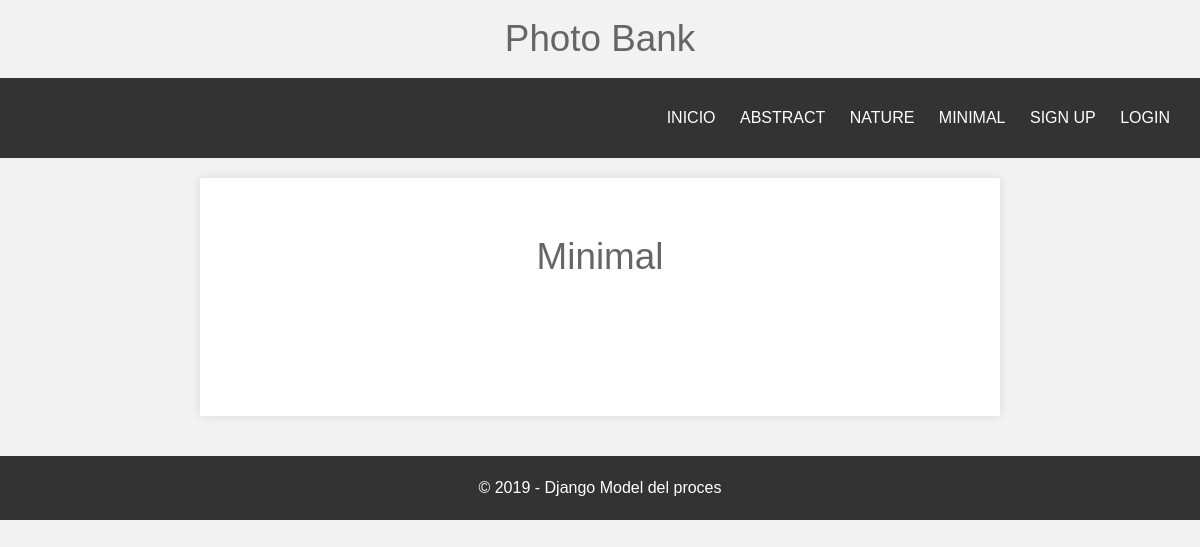
The app's page /minimal/, older data.
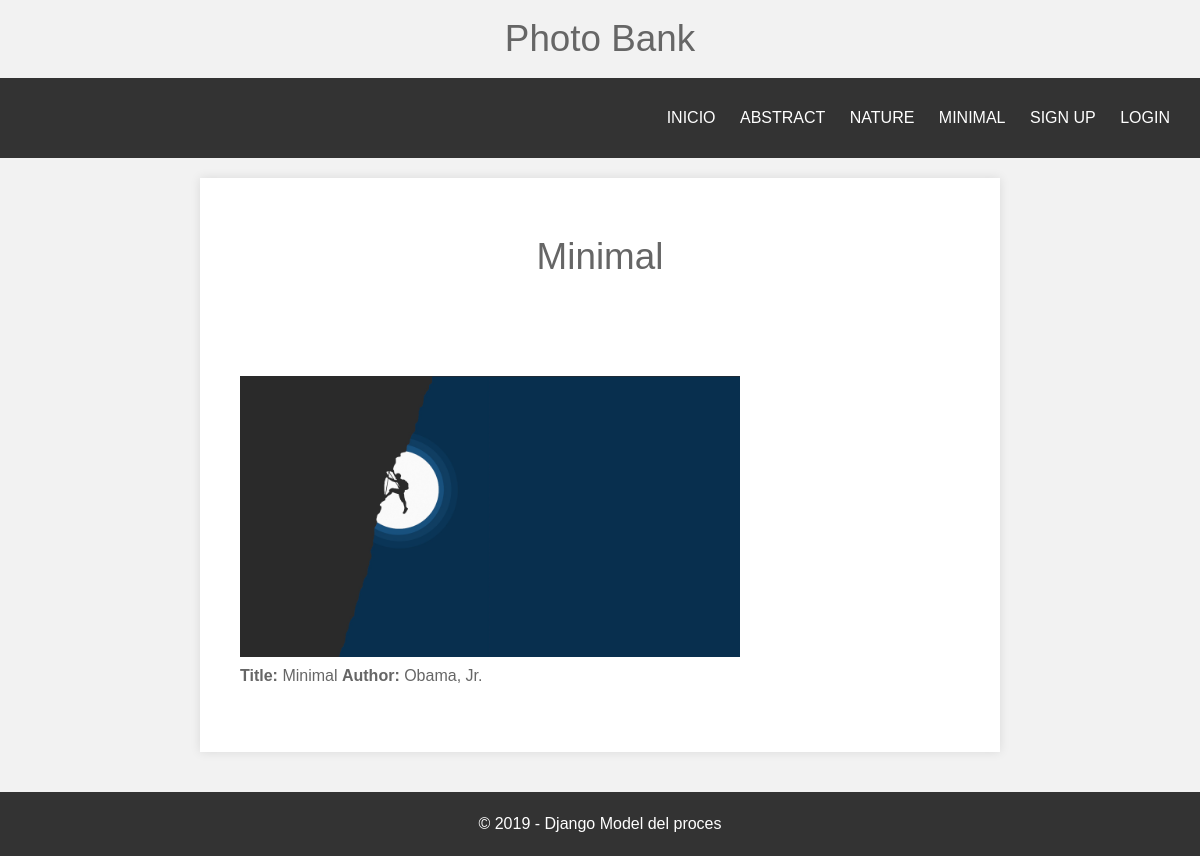
The same page, newer data.
### repository/models.py (models this page shows, shortened)
class Photo(models.Model):
    name = models.CharField(max_length=64, null=False)
    picture = models.ImageField(default="default.png", null=False)
    author = models.ForeignKey(Author, default=1, on_delete=models.SET_DEFAULT)
    select_theme=models.ManyToManyField(Theme, blank=True)
    RESOLUTION_STATUS = (('HD', '1280×720 píxels'), ('FHD', '1920×1080 pixels'),
                         ('QHD', '2560*1440 pixels'), ('UHD', '3840×2160 pixels'))
    select_resolution = models.CharField(max_length=4, choices=RESOLUTION_STATUS, blank=False, default='FHD')
    RATING_CHOICES = ((1, 'one'), (2, 'two'), (3, 'three'), (4, 'four'), (5, 'five'))
    rating = models.PositiveSmallIntegerField('Rating (stars)', blank=False, default=3, choices=RATING_CHOICES)
    date = models.DateTimeField(auto_now_add = True,blank=True,null=True)

class Author(models.Model):
    first_name = models.CharField(max_length=64)
    last_name = models.CharField(max_length=64)
    def __str__(self):
        return '%s, %s' % (self.last_name, self.first_name)

### repository/views.py (the view)
# urls.py: path('minimal/',views.minimal, name='minimal'),
def minimal(request):
    photo = Photo.objects.filter(select_theme__name__contains='minimal').order_by('-date')
    theme = Theme.objects.all()
    author = Author.objects.all()
    return render(request, 'minimal.html', context={'photo':photo, 'theme':theme, 'author':author})

### templates/minimal.html (shortened to what this page needs)
{% extends "homepage.html" %}
{% block header %}<h1>Minimal</h1> {% endblock %}

### templates/homepage.html (shortened to what this page needs)
<!DOCTYPE html>
<html lang="en">
<head>
    {% load static %}
    <link rel="stylesheet" href="{% static 'css/style.css' %}">
</head>
<body>
    <h1>Photo Bank</h1>
   <header id="main-header">
		<nav>
            {% block sidebar %}
                <ul>
                    <li><a class="site-name" href="{% url 'homepage' %}">INICIO</a></li>
                        <li><a class="site-name" href="{% url 'abstract' %}"> ABSTRACT</a></li>
                        <li><a class="site-name" href="{% url 'nature' %}">NATURE </a></li>
                        <li><a class="site-name" href="{% url 'minimal' %}">MINIMAL </a></li>
                        {% block registration %}
                            {% if user.is_authenticated %}
                                <li>Hi {{ user.username }}<a></a></li>
                                <li><a class="site-name" href="{% url 'logout' %}"> LOGOUT</a></li>
                            {% else %}
                                <li><a href="{% url 'signup' %}">SIGN UP</a></li>
                                <li><a href="{% url 'login' %}">LOGIN</a></li>
                            {% endif %}
                       {% endblock %}
                </ul>
            {% endblock %}
		</nav>
   </header>
   <section id="main-content">
		<article>
			<header>
				{% block header %}<h1>Imagenes Recientes</h1> {% endblock %}
			</header>
			<div class="content">
            {% block content %}
                {% for i in photo %}
                    <img src="{{ i.picture.url }}" width="500px" />
                    <p> <b>Title:</b> {{ i.name }}
                        <b>Author:</b> {{ i.author }}
                    </p>
                {% endfor %}
            {% endblock %}
			</div>
		</article>
   </section>
    <footer id="main-footer">
		<p>&copy; 2019 - Django Model del proces</p>
	</footer>
</body>
</html>

Row changes from the older to the newer data that the page shows:
added Photo: picture (picture), name "Minimal", author "Obama, Jr."
